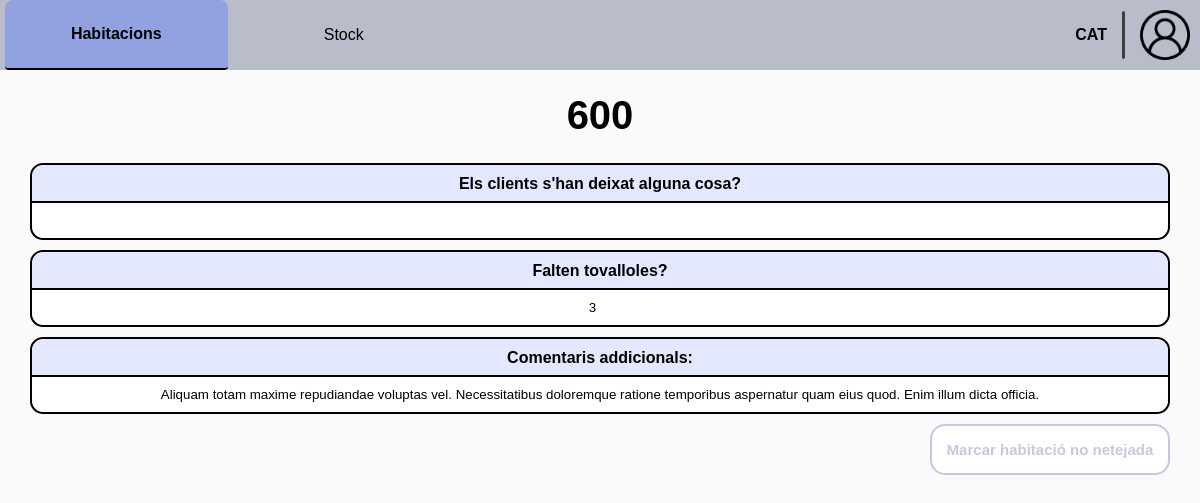
/cleaner/rooms/82/ (signed in), run on the app's committed database.
### Reception/models.py (models this page shows, shortened)
class Room(models.Model):
    is_clean = models.BooleanField()
    is_taken = models.BooleanField()
    room_num = models.IntegerField(unique=True)
    room_type = models.CharField(
        max_length=c.DROPDOWN_MAX_LENGTH,
        choices=c.get_room_types,
        default='Double'
    )
    room_price = models.IntegerField(default=0)

### Cleaner/models.py (models this page shows, shortened)
class CleanedRoom(models.Model):
    room = models.ForeignKey(Room, on_delete=models.CASCADE)
    date = models.DateField(auto_now_add=True)
    missing_objects = models.TextField(blank=True)
    need_towels = models.IntegerField(default=0)
    additional_comments = models.TextField(blank=True)

### Cleaner/views.py (the view)
# urls.py: path("rooms/<int:room_id>/", v.cleaner_cleaned_room_info, name="cleaner_cleaned_room_info"),
@worker_required('cleaner')
def cleaner_cleaned_room_info(request, room_id):
    room = Room.objects.get(id=room_id)
    cleaned_rooms = CleanedRoom.objects.filter(room=room)
    initial_data = {
        'missing_objects': cleaned_rooms.first().missing_objects if cleaned_rooms.exists() else '',
        'need_towels': cleaned_rooms.first().need_towels if cleaned_rooms.exists() else 0,
        'additional_comments': cleaned_rooms.first().additional_comments if cleaned_rooms.exists() else ''
    }
    if request.method == 'POST':
        form = CleanedRoomForm(request.POST)
        if form.is_valid():
            if cleaned_rooms.exists():
                cleaned_room = cleaned_rooms.first()
                cleaned_room.missing_objects = form.cleaned_data.get('missing_objects')
                cleaned_room.need_towels = form.cleaned_data.get('need_towels')
                cleaned_room.additional_comments = form.cleaned_data.get('additional_comments')
                cleaned_room.save()
            else:
                missing_objects = form.cleaned_data.get('missing_objects')
                need_towels = form.cleaned_data.get('need_towels')
                additional_comments = form.cleaned_data.get('additional_comments')
                cleaned_room = CleanedRoom(
                    room=room,
                    missing_objects=missing_objects,
                    need_towels=need_towels,
                    additional_comments=additional_comments
                )
                cleaned_room.save()
            room.is_clean = True
            room.save()
            messages.success(request, 'Habitació actualitzada correctament')
        return redirect('cleaner_home')
    else:
        form = CleanedRoomForm(initial=initial_data)
    return render(request, c.get_cleaner_rooms_path(2), {'form': form, 'room': room})

### Cleaner/forms.py
class CleanedRoomForm(forms.Form):
    missing_objects = forms.CharField(required=False)
    need_towels = forms.IntegerField(required=False)
    additional_comments = forms.CharField(required=False)
    class Meta:
        model = CleanedRoom
        fields = ['missing_objects', 'need_towels', 'additional_comments']

### Cleaner/config.py (called while the page is built)
    @staticmethod
    def get_cleaner_rooms_path(n: int):
        return p.CLEANER_ROOMS_PATH[n]

### templates/worker/cleaner/cleaner_rooms/cleaner_room_info.html (shortened to what this page needs)
{% extends "worker/cleaner/base_cleaner.html" %}
{% load static %}
{% block extra_css %}
    <link rel="stylesheet" href="{% static 'css/worker/cleaner/cleaner_room_info.css' %}">
{% endblock extra_css %}
{% block id_cleaner_home %} id="current-page" {% endblock id_cleaner_home %}
{% block content %}
    <div class="main">
        <h2 class="subsection-title">{{ room.room_num }}</h2>
        <form class="general-form" method="POST">
            <div class="form-field-cleaner"><label>Els clients s'han deixat alguna cosa?</label> {{ form.missing_objects }}</div>
            <div class="form-field-cleaner"><label>Falten tovalloles?</label> {{ form.need_towels }}</div>
            <div class="form-field-cleaner"><label>Comentaris addicionals:</label> {{ form.additional_comments }}</div>
            <div class="procedural-buttons">
                {% if not room.is_clean %}
                    <button type="submit" class="filter-button">Marcar habitació netejada</button>
                {% else %}
                    <button type="submit" class="filter-button" id="checked-button">Marcar habitació no netejada</button>
                {% endif %}
            </div>
        </form>
    </div>
{% endblock content %}

### static/css/base.css (style rules this page uses)
body { background-color: #fafafa; font-family: "Gill Sans MT", Arial, sans-serif; margin: 0; padding: 0; aspect-ratio: 16 / 9; width: 100%; height: 100vh; display: flex; flex-direction: column; }
.main { position: relative; display: flex; flex-direction: column; align-items: center; height: 95%; width: 95%; max-height: 900px; max-width: 1600px; gap: 10px; margin-bottom: 10px; }

### static/css/worker/worker.css (style rules this page uses)
.general-form { width: 100%; display: flex; flex-direction: column; unicode-bidi: isolate; }
input, select { border: solid 2px black; }
button { cursor: pointer; }
.subsection-title { margin-bottom: 15px; font-size: 40px; }
h2 { margin-top: 10px; margin-bottom: 0; font-size: 1.5em; font-weight: bold; }
input { background-color: white; border: 2px solid black; }
.procedural-buttons { height: 8%; width: 100%; display: flex; flex-direction: row; justify-content: space-between; align-items: center; }
.procedural-buttons button { display: flex; align-items: center; justify-content: center; height: 100%; width: 20%; max-height: 60px; max-width: 160px; min-height: 40px; min-width: 104px; margin-top: 0; margin-bottom: 0; font-size: 15px; font-weight: bold; border-radius: 15px; cursor: pointer; transition: opacity 0.2s; padding: 15px 10px; }
.filter-button { color: #7f9bff; background-color: white; border: 2px solid #7f9bff; }

### static/css/worker/cleaner/cleaner_room_info.css (style rules this page uses)
.general-form { gap: 10px; }
.procedural-buttons { height: min-content; justify-content: flex-end; }
.procedural-buttons button { min-width: 240px; }
#checked-button { border-color: #c5c9de; color: #c5c9de; }
.form-field-cleaner { display: flex; flex-direction: column; border: solid 2px black; border-radius: 13px; }
.form-field-cleaner label { font-weight: bold; padding: 10px; border-radius: 13px 13px 0 0; text-align: center; background-color: #e3e8ff; }
.form-field-cleaner input { padding: 10px; border: none; box-shadow: 0 -2px 0 #000; border-radius: 0 0 13px 13px; text-align: center; }

### data on the page
Room: room_num "600"
CleanedRoom: need_towels "3", additional_comments "Aliquam totam maxime repudiandae voluptas vel. Necessitatibus doloremque ratione temporibus aspernatur quam eius quod. Enim illum dicta officia."
